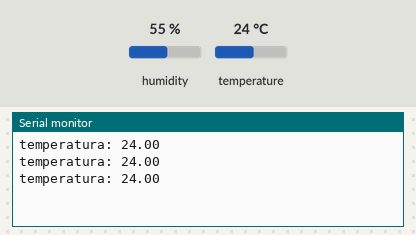
Simulated run of this sketch. Board: Arduino Uno, built with avr-gcc and run on an emulated ATmega328P. Shown: the last lines printed to the serial monitor. The inputs (shaded band) are chosen by the test bench; at power-on: temperature 24 °C, humidity 55 %.

Above: at 2.8 s.
2.9 s: temperature set to 12 °C
At 4.5 s:
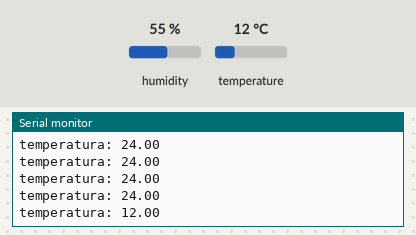
5.6 s: temperature set to 19 °C
At 7.7 s:
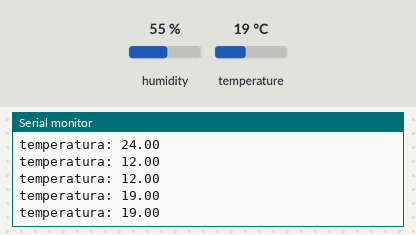
Timing chart, 0 to 9.2 s (numbered marks = the images above; inputs shaded):
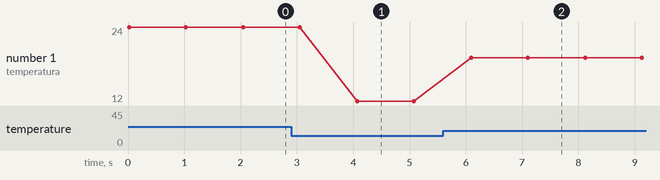

Measured:
- after the input at 2.9 s, the serial monitor: prints a new line after 1.2 s (image 1)
- after the input at 5.6 s, the serial monitor: prints a new line after 0.50 s (image 2)
- plotted number 1: 24 → 12 after the input at 2.9 s, 12 → 19 after the input at 5.6 s

The sketch:

dth11.ino
```cpp
#include <Adafruit_Sensor.h>
#include <DHT.h>
#define DHTPIN 2
#define DHTTYPE DHT11

DHT dht(DHTPIN,DHTTYPE);
void setup(){
  Serial.begin(9600);
  dht.begin();
}
void loop(){
  int err;
  float temp=dht.readTemperature();
  if(isnan(temp)){
    Serial.println("Failed to read from DHT");
  }else{
  Serial.print("temperatura: ");
  Serial.println(temp);
  }
  delay(1000);
}
```
